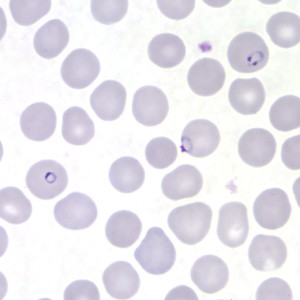
#> input picture Thresholding/Images/redbloodcells.PNG, 300 x 300 px, found by its file name
$ jupyter execute 'Malaria Thresholding.ipynb'
#> lines starting #> are read from the running program, lines starting #| are printed output that depends on the picture; after the words box and inside, x2 and y2 are one past the last pixel; in counts of white or black regions, pixels touching at a corner belong together
### **Image Processing** Malaria in Red Blood Cells

**with Thresholding**

*By Mohammad Attala Rajafar*

Credit to:

1. [Skimage Thresholding Documentation](https://scikit-image.org/docs/stable/auto_examples/applicationsplot_thresholding.html)

2. [DigitalScreeni Youtube Channel](https://www.youtube.com/watch?v=CTOURPZftuU&t=367s)

Import libraries

[cell 1]
import matplotlib.pyplot as plt
from skimage.filters import threshold_otsu, roberts
from skimage.io import imread
from skimage.color import rgb2gray
from skimage.feature import canny

Load image

[cell 2]
image = imread(
    'D:\\Work\\Tech\\Data Science\\Python\\Notebook\\Malaria detection\\Thresholding\\Images\\redbloodcells.PNG')
#> image is the input picture: shape (300, 300, 3); mean R, G, B 233.3, 230.8, 236.8
original = rgb2gray(image)
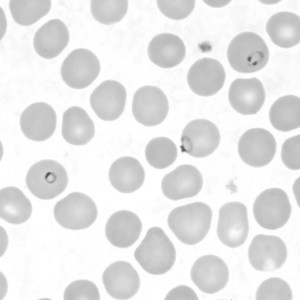
#> original: shape (300, 300) float64; min 0.333, max 1, mean 0.909

Binary Thresholding

[cell 3]
thresh = threshold_otsu(original)
#> thresh = 0.889
binary = original > thresh
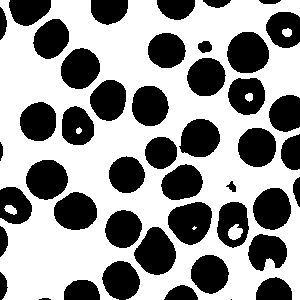
#> binary: shape (300, 300) bool; 59.1% white; 46 black regions (2 under 20 px), largest, box (x1, y1, x2, y2) and area: (168, 202, 212, 245) 1401, (134, 227, 176, 275) 1399, (227, 32, 269, 73) 1366

Roberts Thresholding

[cell 4]
newthresh = roberts(original)
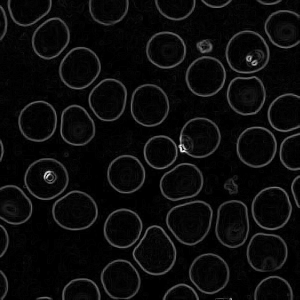
#> newthresh: shape (300, 300) float64; min 0, max 0.296, mean 0.0141; drawn with min black and max white

Canny Thresholding

[cell 5]
newcanny = canny(original, sigma=1, high_threshold=0.6, low_threshold=0.6 ,use_quantiles=False)
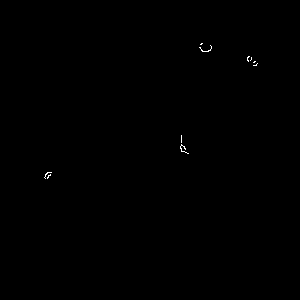
#> newcanny: shape (300, 300) bool; 0.11% white in thin lines or dots, all inside (x1, y1, x2, y2) = (44, 43, 258, 179)

Visualization

[cell 6]
fig, axes = plt.subplots(ncols=5, figsize=(25, 15))
ax = axes.ravel()

ax[0] = plt.subplot(2, 5, 1)
ax[1] = plt.subplot(2, 5, 2)
ax[2] = plt.subplot(2, 5, 3, sharex=ax[0], sharey=ax[0])
ax[3] = plt.subplot(2, 5, 4, sharex=ax[0], sharey=ax[0])
ax[4] = plt.subplot(2, 5, 5, sharex=ax[0], sharey=ax[0])

ax[0].imshow(original, cmap=plt.cm.gray)
ax[0].set_title('Original')
ax[0].axis('off')

ax[1].hist(original.ravel(), bins=256)
ax[1].set_title('Histogram')
ax[1].axvline(thresh, color='r')

ax[2].imshow(binary, cmap=plt.cm.gray)
ax[2].set_title('Thresholded Otsu (Binary)')
ax[2].axis('off')

ax[3].imshow(newthresh, cmap=plt.cm.gray)
ax[3].set_title('Thresholded Roberts')
ax[3].axis('off')

ax[4].imshow(newcanny, cmap=plt.cm.gray)
ax[4].set_title('Thresholded Canny')
ax[4].axis('off')

plt.show()
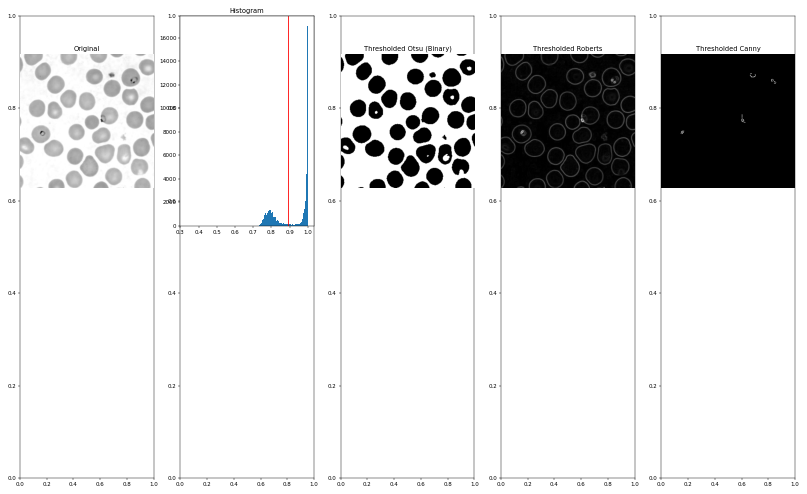
#> figure drawn by matplotlib, 5 panels; panel 2: tallest bar 16994 high, from x = 0.997 to 1
